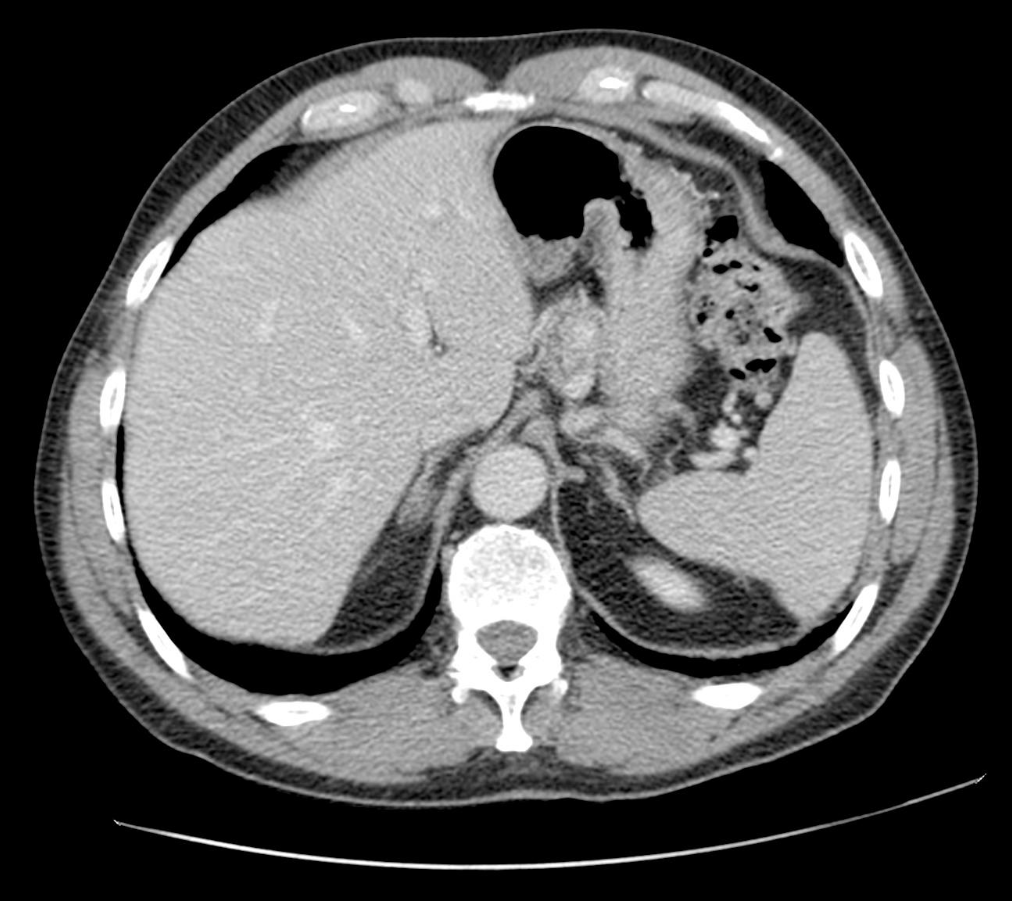
#> input picture imaging-exercises/abdomenCT_1.png, 1012 x 901 px, found by its file name
$ jupyter execute Interpolation_Fourier_Wavelet.ipynb
#> lines starting #> are read from the running program, lines starting #| are printed output that depends on the picture
<a href="https://colab.research.google.com/github/ryanlin3124/Pytorch-exercises/blob/main/imaging-exercises/basic_imaging_manips/Interpolation_Fourier_Wavelet.ipynb" target="_parent"></a>

# The goal of this notebook is to complete these task:
- Image interpolation and reconstruction
- Fourier Transform and low pass filtering
- Wavelet Decomposition and denoising

# 1. Image interpolation and reconstruction
Downsample the image, then try to reconstruct it into original size through:
- nearest neighbors
- bilinear interpolation
- bicubic interpolation

[cell 1]
# Import image from Github
from PIL import Image
import requests
import io
import matplotlib.pyplot as plt

url = "https://raw.githubusercontent.com/ryanlin3124/Pytorch-exercises/refs/heads/main/imaging-exercises/abdomenCT_1.png"
response = requests.get(url)

if response.status_code == 200:
    image = Image.open(io.BytesIO(response.content))
#> image is the input picture: PIL image 1012x901 RGBA; mean R, G, B, A 89.7, 89.7, 89.7, 255
else:
    print("Failed to download the image.")
plt.imshow(image)
width, height = image.size
#> width = 1012; height = 901
print(f"Image size: {width}x{height}")
#| Image size: 1012x901

[cell 2]
# down size the image using PIL resize
image_downsized = image.resize([101,90])
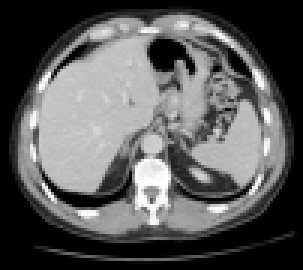
#> image_downsized: PIL image 101x90 RGBA (shown 3 times larger); mean R, G, B, A 89.9, 89.9, 89.9, 255

# upsample the image using Nearest Neighbor
image_upsampled_nearest = image_downsized.resize([width,height], resample=Image.NEAREST)
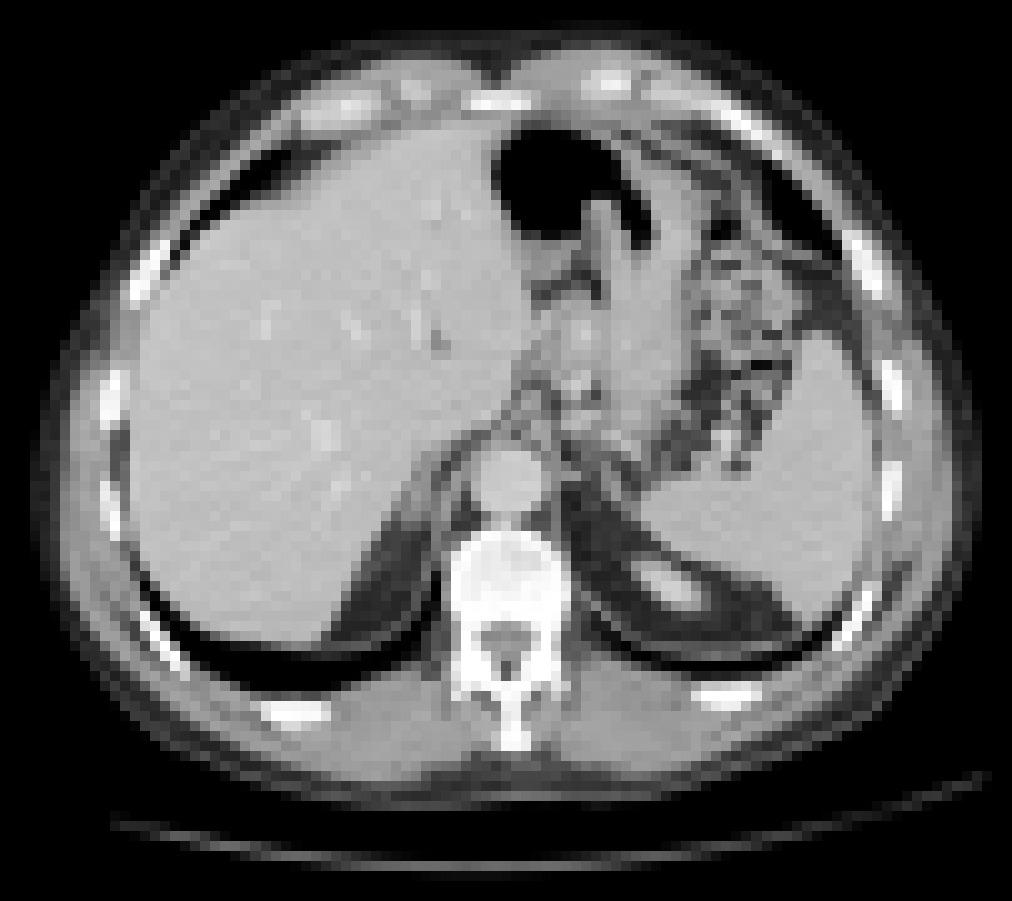
#> image_upsampled_nearest: PIL image 1012x901 RGBA; mean R, G, B, A 89.9, 89.9, 89.9, 255
# umsample via Bilinear
image_upsampled_bilinear = image_downsized.resize([width,height], resample=Image.BILINEAR)
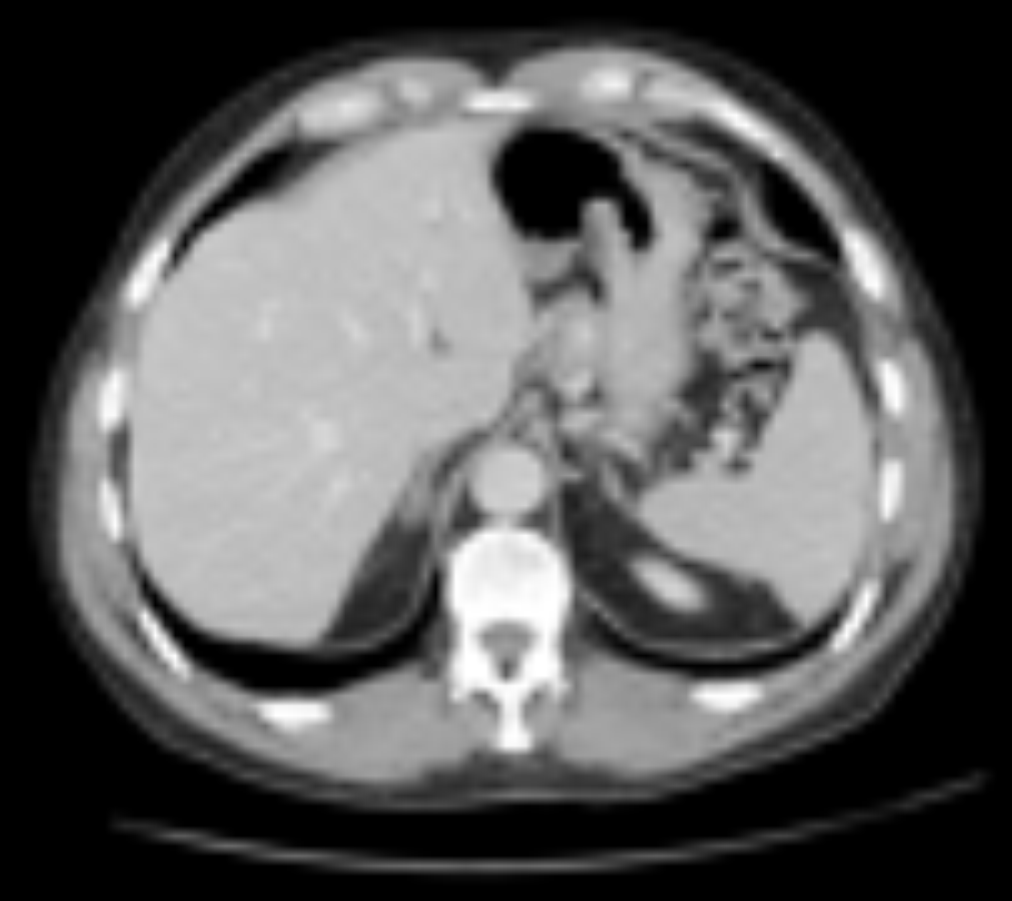
#> image_upsampled_bilinear: PIL image 1012x901 RGBA; mean R, G, B, A 89.9, 89.9, 89.9, 255
# umsample via Bicubic
image_upsampled_bicubic = image_downsized.resize([width,height], resample=Image.BICUBIC)

# create a 5x1 grid with orig, downsampled, nearest, bilinear, bicubic
fig, ax = plt.subplots(1,5,figsize = (25,5))
ax[0].imshow(image)
ax[0].set_title("Original")
ax[1].imshow(image_downsized)
ax[1].set_title("Downsized")
ax[2].imshow(image_upsampled_nearest)
ax[2].set_title("Nearest")
ax[3].imshow(image_upsampled_bilinear)
ax[3].set_title("Bilinear")
ax[4].imshow(image_upsampled_bicubic)
ax[4].set_title("Bicubic")
plt.show()
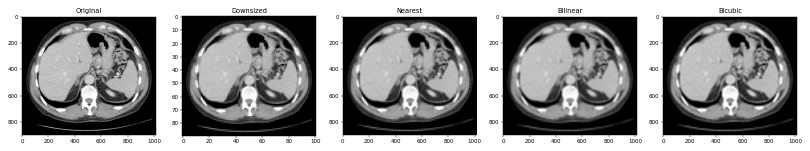
#> figure drawn by matplotlib, 5 panels

 # 2.  Fourier Transform and Low Pass Filters

[cell 3]
import numpy as np

fft_img = np.fft.fft2(image)
f_shift = np.fft.fftshift(fft_img)
magnitude= 20*np.log(np.abs(f_shift))
#> magnitude: shape (901, 1012, 4) float64; 4.68% of the values are NaN or infinite; the others: min -697.8, max 269.9, mean 88.98
plt.imshow(magnitude, cmap="gray")

$ run again, with imaging-exercises/abdomenCT_2.png copied over imaging-exercises/abdomenCT_1.png
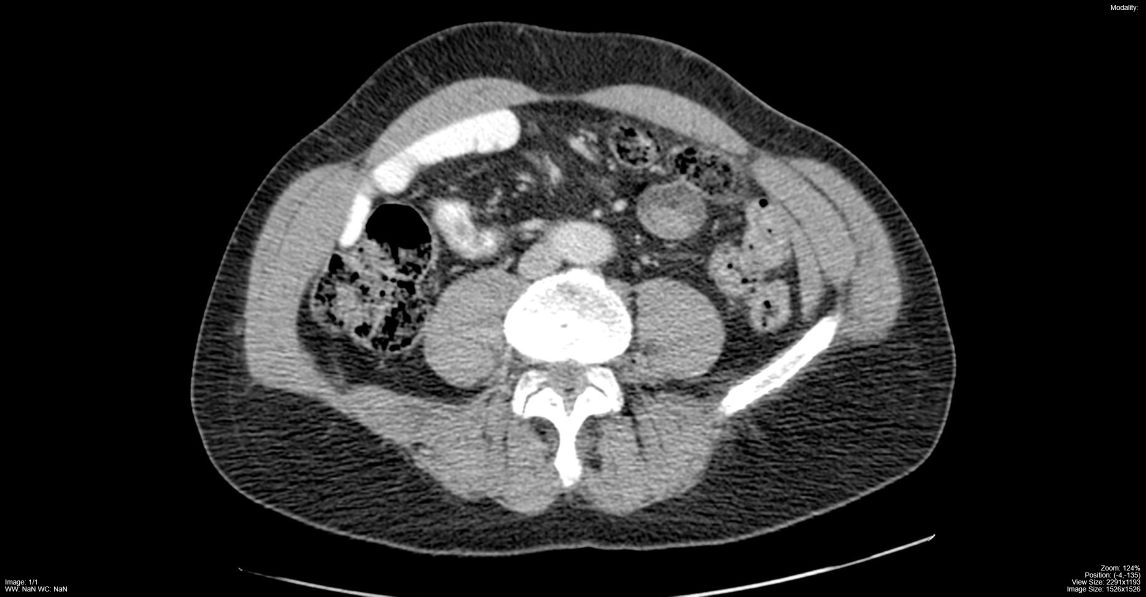
#> input picture imaging-exercises/abdomenCT_2.png, 2291 x 1193 px, found by its file name (shown at 1/2 size)
#> image is the input picture: PIL image 2291x1193 RGBA; mean R, G, B, A 48.4, 48.4, 48.4, 255
#| Image size: 2291x1193
#> `image_downsized = image.resize([101,90])`:
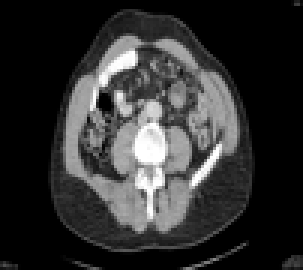
#> image_downsized: PIL image 101x90 RGBA (shown 3 times larger); mean R, G, B, A 48.4, 48.4, 48.4, 255
#> `image_upsampled_nearest = image_downsized.resize([width,height], resam..`:
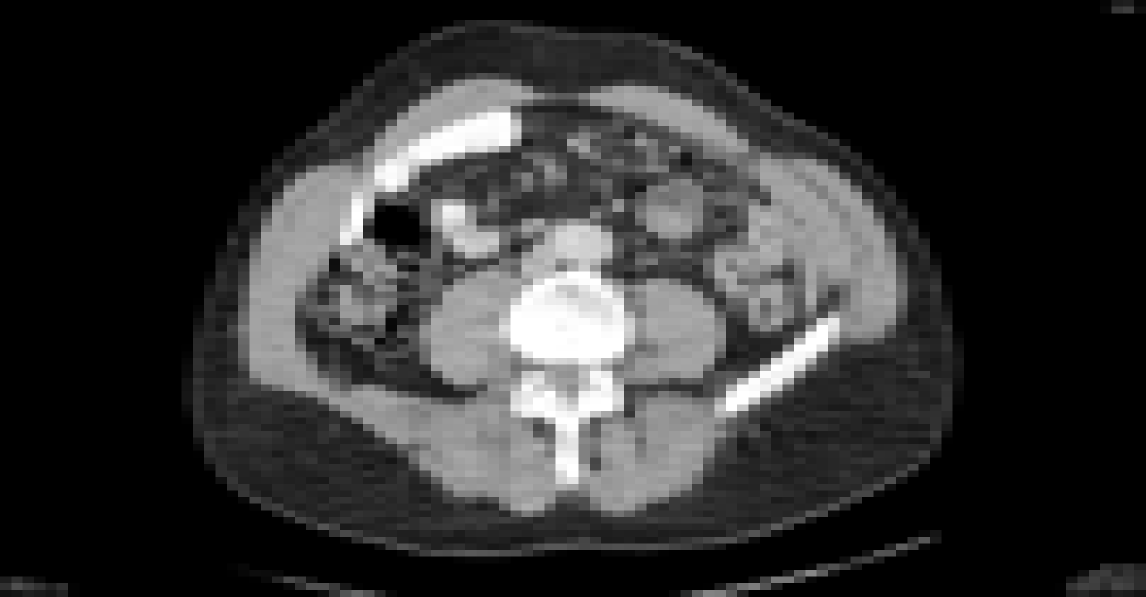
#> image_upsampled_nearest: PIL image 2291x1193 RGBA (shown at 1/2 size); mean R, G, B, A 48.4, 48.4, 48.4, 255
#> magnitude: shape (1193, 2291, 4) float64; 0.32% of the values are NaN or infinite; the others: min -618.9, max 280.1, mean 76.96
